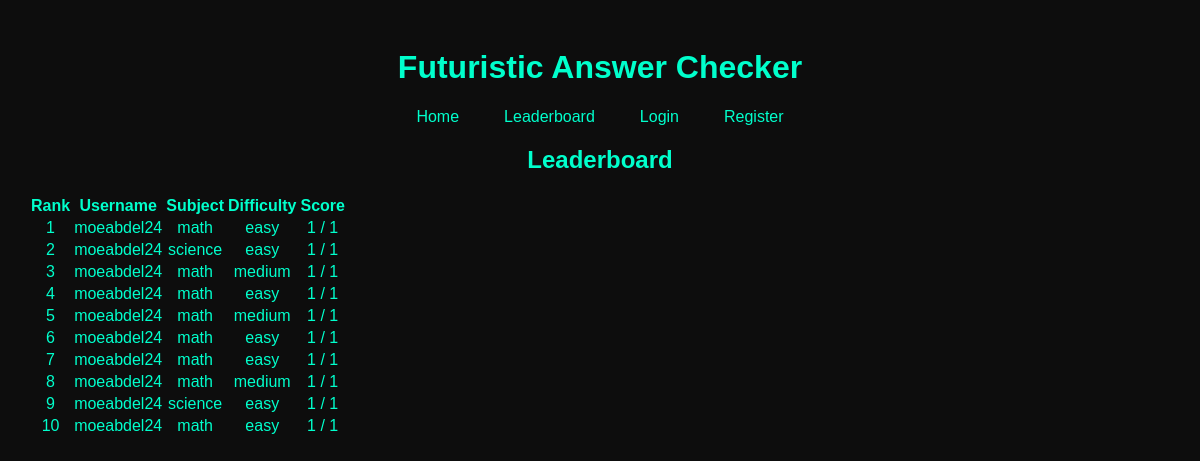
The app's page /leaderboard with its own data.
### models.py (models this page shows)
class QuizSession(db.Model):
    id = db.Column(db.Integer, primary_key=True)
    user_id = db.Column(db.Integer, db.ForeignKey('user.id'), nullable=False)
    subject = db.Column(db.String(50), nullable=False)
    difficulty = db.Column(db.String(10), nullable=False)
    score = db.Column(db.Integer)
    total_questions = db.Column(db.Integer)
    timestamp = db.Column(db.DateTime)

class User(db.Model):
    id = db.Column(db.Integer, primary_key=True)
    username = db.Column(db.String(50), unique=True, nullable=False)
    password = db.Column(db.String(200), nullable=False)
    quizzes = db.relationship('QuizSession', backref='user', lazy=True)

### app.py (the view)
@app.route('/leaderboard')
def leaderboard():
    leaderboard_data = QuizSession.query.order_by(QuizSession.score.desc()).limit(10).all()
    return render_template('leaderboard.html', leaderboard=leaderboard_data)

### templates/leaderboard.html
{% extends "base.html" %}
{% block content %}
    <h2>Leaderboard</h2>
    <table>
        <tr>
            <th>Rank</th>
            <th>Username</th>
            <th>Subject</th>
            <th>Difficulty</th>
            <th>Score</th>
        </tr>
        {% for entry in leaderboard %}
        <tr>
            <td>{{ loop.index }}</td>
            <td>{{ entry.user.username }}</td>
            <td>{{ entry.subject }}</td>
            <td>{{ entry.difficulty }}</td>
            <td>{{ entry.score }} / {{ entry.total_questions }}</td>
        </tr>
        {% endfor %}
    </table>
{% endblock %}

### templates/base.html (shortened to what this page needs)
<!DOCTYPE html>
<html lang="en">
<head>
    <link rel="stylesheet" href="{{ url_for('static', filename='css/style.css') }}">
</head>
<body>
    <header>
        <h1>Futuristic Answer Checker</h1>
        <nav>
            <ul class="nav-links">
                <li><a href="{{ url_for('index') }}">Home</a></li>
                <li><a href="{{ url_for('leaderboard') }}">Leaderboard</a></li>
                {% if session.get('user_id') %}
                    <li><a href="{{ url_for('profile') }}">Profile</a></li>
                    <li><a href="{{ url_for('logout') }}">Logout</a></li>
                {% else %}
                    <li><a href="{{ url_for('login') }}">Login</a></li>
                    <li><a href="{{ url_for('register') }}">Register</a></li>
                {% endif %}
            </ul>
        </nav>
    </header>
    <main>
        {% block content %}{% endblock %}
    </main>
</body>
</html>

### static/css/style.css (style rules this page uses)
body { background-color: #0d0d0d; color: #00ffcc; font-family: 'Orbitron', sans-serif; text-align: center; padding: 20px; }
header { margin-bottom: 20px; }
nav { margin-bottom: 15px; }
.nav-links { list-style-type: none; padding: 0; margin: 0; display: flex; justify-content: center; gap: 15px; }
.nav-links li { display: inline; }
.nav-links a { text-decoration: none; color: #00ffcc; padding: 10px 15px; transition: background-color 0.3s, color 0.3s; }

### records on screen
QuizSession: user.username "moeabdel24", subject "math", difficulty "easy", score "1", total_questions "1"
QuizSession: user.username "moeabdel24", subject "science", difficulty "easy", score "1", total_questions "1"
QuizSession: user.username "moeabdel24", subject "math", difficulty "medium", score "1", total_questions "1"
QuizSession: user.username "moeabdel24", subject "math", difficulty "easy", score "1", total_questions "1"
QuizSession: user.username "moeabdel24", subject "math", difficulty "medium", score "1", total_questions "1"
QuizSession: user.username "moeabdel24", subject "math", difficulty "easy", score "1", total_questions "1"
QuizSession: user.username "moeabdel24", subject "math", difficulty "easy", score "1", total_questions "1"
QuizSession: user.username "moeabdel24", subject "math", difficulty "medium", score "1", total_questions "1"
QuizSession: user.username "moeabdel24", subject "science", difficulty "easy", score "1", total_questions "1"
QuizSession: user.username "moeabdel24", subject "math", difficulty "easy", score "1", total_questions "1"
